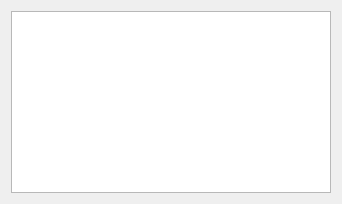
<?xml version="1.0" encoding="UTF-8"?>
<ui version="4.0">
 <class>Desc_pDialog</class>
 <widget class="QDialog" name="Desc_pDialog">
  <property name="geometry">
   <rect>
    <x>0</x>
    <y>0</y>
    <width>342</width>
    <height>204</height>
   </rect>
  </property>
  <property name="windowTitle">
   <string>Descripción del punto</string>
  </property>
  <layout class="QVBoxLayout" name="verticalLayout">
   <item>
    <widget class="QPlainTextEdit" name="txtDescPunto">
     <property name="readOnly">
      <bool>true</bool>
     </property>
    </widget>
   </item>
  </layout>
 </widget>
 <resources/>
 <connections/>
</ui>
